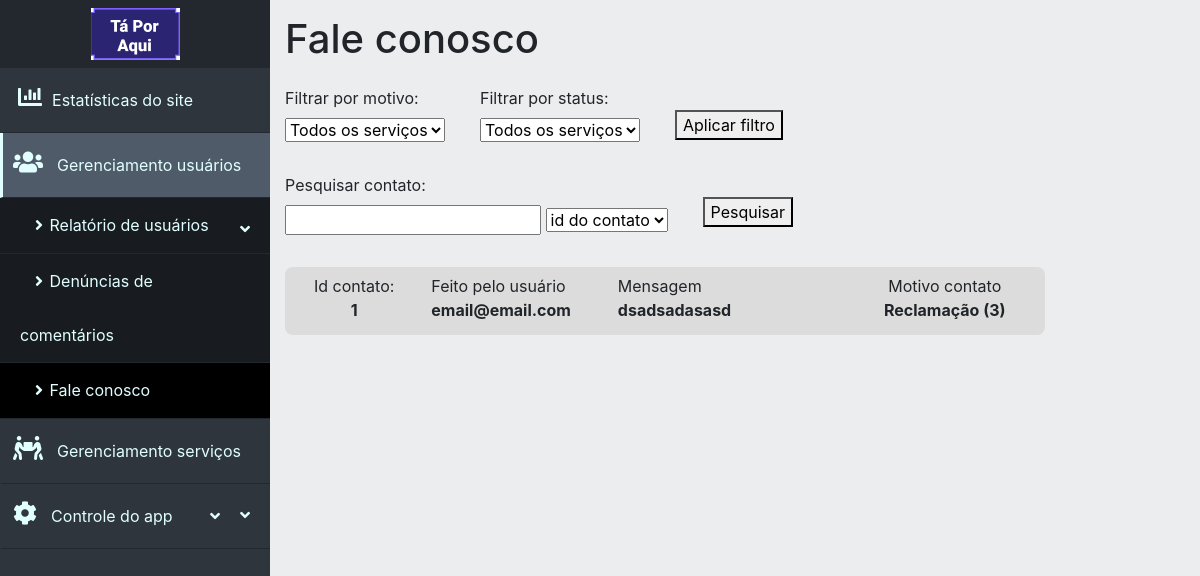
/dashboard/userManagement/contactReport.php, run on an earlier commit of the app's database.
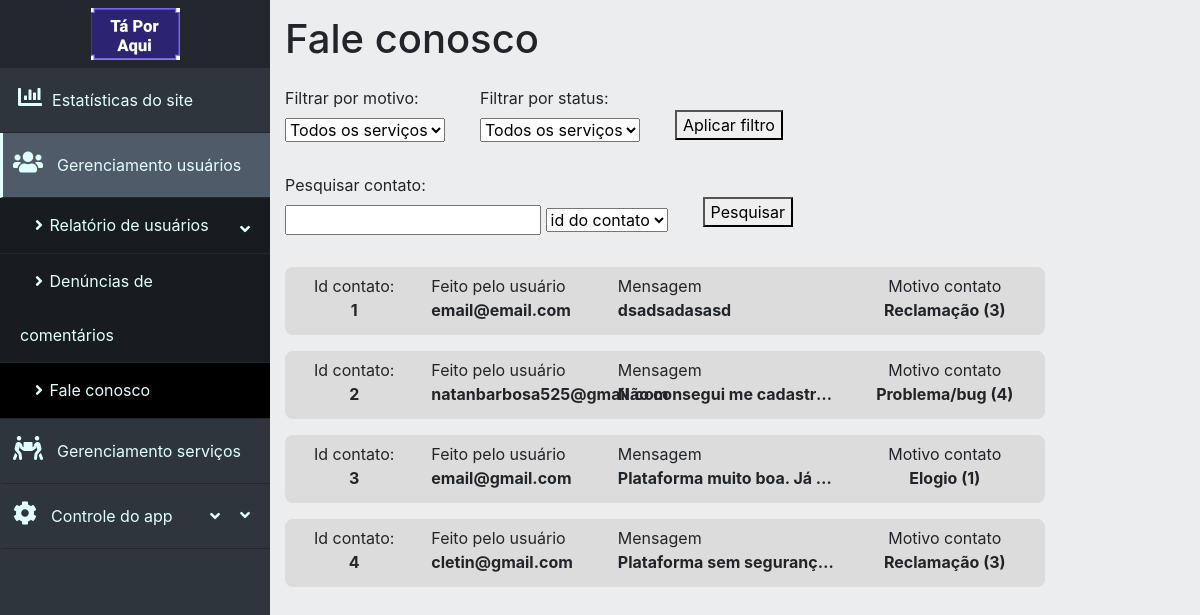
And on a later commit of the database.
### tables this page shows
CREATE TABLE `fale_conosco` (
  `id_contato` int(11) NOT NULL,
  `nome_contato` varchar(30) NOT NULL,
  `email_contato` varchar(40) NOT NULL,
  `motivo_contato` int(11) NOT NULL COMMENT '1 = Elogios, 2 = Sugestões, 3 = Reclamações, 4 = Problemas/bugs, 5 = Outros',
  `fone_contato` varchar(20) NOT NULL,
  `msg_contato` text NOT NULL,
  `data_contato` timestamp NOT NULL DEFAULT current_timestamp(),
  `status_contato` int(11) NOT NULL DEFAULT 0 COMMENT '0 = não visto, 1 = ignorado, 2 = resolvendo, 3 = resolvido'
);

### dashboard/assets/getData.php (called while the page is built, shortened)
<?php
class DbConnection {
    private $host = 'localhost';
    private $dbname = 'ta_por_aqui';
    private $user = 'root';
    private $password = '';
    public function connect(){
        try{
            $connect = new PDO(
                "mysql:host=$this->host;dbname=$this->dbname",
                "$this->user",
                "$this->password"
            );
            return $connect;
        } catch (PDOException $e){
            echo 'Não foi possivel se conectar com o servidor <br>';
            echo 'Código do erro: ' . $e->getCode() . '<br> Mensagem de erro: ' . $e->getMessage();
            exit();
        }
    }
}
class ContactListing {
    private $con;
    public function __construct(){
        $this->con = new DbConnection();
        $this->con = $this->con->connect();
    }
    public function selectAllContacts(){
        $query = "SELECT id_contato, email_contato, msg_contato, motivo_contato FROM fale_conosco";
        $stmt = $this->con->query($query);
        return $stmt->fetchAll(PDO::FETCH_ASSOC);
    }
}

### dashboard/userManagement/contactReport.php (the view, shortened to what the changed rows need)
<?php
require "../assets/getData.php";
$contactListing = new ContactListing();
$contacts = [];
if (isset($_POST['contactReason']) || isset($_POST['contactStatus'])){
    $contacts = $contactListing->selectFilteredContacts($_POST['contactReason'], $_POST['contactStatus']);
} else if (isset($_POST['searchInput'])){
    $contacts = $contactListing->selectSearchedContacts($_POST['searchInput'], $_POST['searchParam']);
} else {
    $contacts = $contactListing->selectAllContacts();
}
?>
<!DOCTYPE html>
<html lang="pt-br">
<head>
    <link rel="stylesheet" href="https://use.fontawesome.com/releases/v5.3.1/css/all.css">
    <link rel="stylesheet" href="../../assets/bootstrap/bootstrap-4.5.3-dist/css/bootstrap.min.css">
    <link rel="stylesheet" type="text/css" href="../style.css">
</head>
<body>
<div class="main" id="pagina">
    <h1>Fale conosco</h1>
    <div class="row my-2">
        <div class="col-md-12 col-lg-10">
            <?php foreach ($contacts as $contact) {?>
                <div class="listDiv row my-3" onclick="redirecionaPagina('contact.php', <?=$contact['id_contato']?>)">
                    <div class="col-sm-2 mb-3 mb-sm-0">
                        <div class="text-center">Id contato:</div>
                        <div class="text-center font-weight-bold"><?=$contact['id_contato']?></div>
                    </div>
                    <div class="col-sm-3 mb-3 mb-sm-0">
                        <div>Feito pelo usuário</div>
                        <div class="font-weight-bold"><?=$contact['email_contato']?></div>
                    </div>
                    <div class="col-sm-4 mb-3 mb-sm-0">
                        <div>Mensagem</div>
                        <div class="font-weight-bold allowTextOverflow"><?=$contact['msg_contato']?></div>
                    </div>
                    <div class="col-sm-3 mb-3 mb-sm-0">
                        <?php
                            $tmpMotivo = "";
                        switch ($contact['motivo_contato']) {
                            case 1:
                                $tmpMotivo = "Elogio";
                                break;
                            case 3:
                                $tmpMotivo = "Reclamação";
                                break;
                            case 4:
                                $tmpMotivo = "Problema/bug";
                                break;
                        }
                        ?>
                        <div class="text-center">Motivo contato</div>
                        <div class="font-weight-bold text-center"><?=$tmpMotivo?> (<?=$contact['motivo_contato']?>)</div>
                    </div>
                </div>
            <?php }?>
        </div>
    </div>
</div>
</body>
</html>

What changed in the data, as far as the page shows it:
added fale_conosco: id_contato "2", email_contato "natanbarbosa525@gmail.com", msg_contato "Não consegui me cadastr…", motivo_contato "Problema/bug", motivo_contato "4"
added fale_conosco: id_contato "3", email_contato "email@gmail.com", msg_contato "Plataforma muito boa. Já…", motivo_contato "Elogio", motivo_contato "1"
added fale_conosco: id_contato "4", email_contato "cletin@gmail.com", msg_contato "Plataforma sem seguranç…", motivo_contato "Reclamação", motivo_contato "3"
